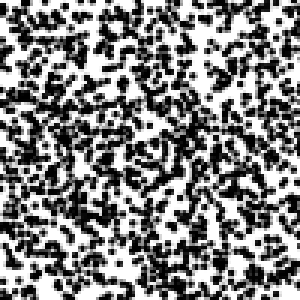
#> input picture test/testing_images/def100_stretch.bmp, 100 x 100 px, given in place of def100_stretch.png, which was not available (shown 3 times larger); the run also reads 1 picture not shown here
$ python jiggle_maker.py
#> lines starting #> are read from the running program, lines starting #| are printed output that depends on the picture; pictures that were not available may be replaced by others from this repository, and a replacement may not be noted
import matplotlib
import matplotlib.pyplot as plt
from matplotlib.collections import PatchCollection
import numpy as np
import imageio
from math import sin,cos
from PIL import Image


'''
Jiggle Maker function for CITS33200 deformation images
    - Produces a reference and deformation images depending on the
      imput deformations
    - Produce a "ground truth" to later compare images with

To Run: python3 jiggle_maker.py
'''


##------------------------------------~~-------------------------------------##
# Set up parameters:
#--------------------

# Min & max - sets the xy limits of the image
min = 0
max = 100


size = 1500     # The number of speckles
inch_size = 1    # The size of the image
dpi = 100        # Dots per inch - will set the pixel width of the image


dot_rad = 0.5  # How big you want the circles to be plotted

ref_name = 'ref100_stretch'
def_name = 'def100_stretch'
gif_name = 'test100_stretch.gif'
gt_name  = 'gt100_stretch'

##------------------------------------~~-------------------------------------##
# Deformation functions:
#-----------------------

def deformation_x(x):
    return 1.0101010101*x # stretch in the x
    #return x+1


def deformation_y(y):
    return 1.0101010101*y

# note: 0.1 = 1 pixel in 500x500 version
##------------------------------------~~-------------------------------------##


# To make the images the same each time (turn this off to generate more images)
np.random.seed(seed=19)

# Use a uniform random distribution
initial_x = np.random.uniform(min, max, size)
initial_y = np.random.uniform(min, max, size)

dpi_inch = np.floor(dpi/inch_size) # Sets the number of pixels you need

def to_bmp(name):
    # Open the file, convert to grey scale
    img = Image.open(name+'.png').convert('L')
    file_out = name + ".bmp"
    img.save(file_out, cmap='gray')

# Plot the image with the required format
def image_plot(x,y,name):
#> called with x = array of shape (1500,), y = array of shape (1500,), name = 'ref100_stretch'
    fig, ax = plt.subplots()
    fig.set_size_inches(inch_size,inch_size)

    # Need to use patches class to get sub-pixel accuracy
    initial_patches=[]

    for i in range(size):
        initial_patches.append(plt.Circle((x[i],y[i]),radius=dot_rad, fc='k', ec='k'))
    ax.add_collection(PatchCollection(initial_patches, edgecolors='k', facecolors='k'))

    # For removing the axis and plotting to the very edge of the image
    ax.set_xlim([min,max])
    ax.set_ylim([min,max])
    ax.axis('off')
    plt.subplots_adjust(top = 1, bottom = 0, right = 1, left = 0,hspace = 0, wspace = 0)

    # Save image in the required format
    plt.savefig( name , bbox_inches=0, pad_inches = 0, dpi=dpi_inch)
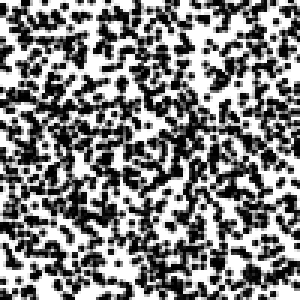
#> figure drawn by matplotlib, 1 panel
    plt.close()
    to_bmp(name)
#> call 2 of image_plot, with x = array of shape (1500,), y = array of shape (1500,), name = 'def100_stretch'
#> in image_plot (call 2), `plt.savefig( name , bbox_inches=0, pad_inches = 0, dpi=dpi_inch)`:
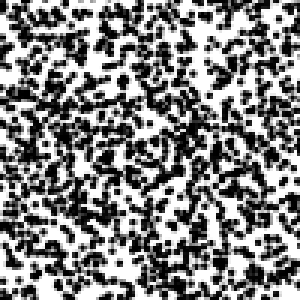
#> figure drawn by matplotlib, 1 panel
#> call 2 of to_bmp, with name = 'def100_stretch'
#> in to_bmp, img is the input picture: PIL image 100x100 L; min 0, max 255, mean 131.6


# Makes a gif for visualisation purposes
def gif_generator():
    images = []
    images.append(imageio.imread(ref_name+'.png'))
    images.append(imageio.imread(def_name+'.png'))

    imageio.mimsave(gif_name, images)


# Return the number of pixels that have not been deformed as we expected
# Because of 'subpixel accuracy - only works for translations'
def check_translations(ref_name, def_name):

    # Load in given images and read their pixels
    ref_img = Image.open(ref_name+'.bmp')
    ref_pixel = ref_img.load()
    def_img = Image.open(def_name+'.bmp')
    def_pixel = def_img.load()

    count = 0
    for test_x in range(min, max):

        for test_y in range(min, max):
            test_x_def = deformation_x(test_x)
            test_y_def = deformation_y(test_y)

            # Points that have been translated outside the image
            if test_x_def >= max or test_y_def >= max or test_x_def <= min or test_y_def <= min:
                continue

            # Check for how many pixels we incorrectly guessed the deformation
            if def_pixel[test_x_def,test_y_def] != ref_pixel[test_x,test_y]:
                count +=1

    return count

def vis_plotter(array,arr_name,im_name):
    ig, ax = plt.subplots()
    imgplot = plt.imshow(array)
    imgplot.set_cmap('YlGnBu')
    ax.set_title(arr_name+" Deformations")
    ax.set_xlabel("X")
    ax.set_ylabel("Y")
    plt.colorbar()
    plt.savefig(im_name)
    plt.close()

def ground_truth(gt_name):
#> called with gt_name = 'gt100_stretch'
    def_x_arr = []
    def_y_arr = []

    for init_x in range(min,max):
        temp_x_arr = []
        temp_y_arr = []
        for init_y in range(min,max):
            fin_x = deformation_x(init_x)
            fin_y = deformation_y(init_y)

            delta_x = fin_x - init_x
            delta_y = fin_y - init_y

            temp_x_arr.append(delta_x)
            temp_y_arr.append(delta_y)

        def_x_arr.append(temp_x_arr)
        def_y_arr.append(temp_y_arr)

    # Convert to numpy arrays
    def_x_arr = np.rot90(np.asarray(def_x_arr))
    def_y_arr = np.rot90(np.asarray(def_y_arr))

    residual_diff = (def_x_arr**2 + def_y_arr**2)**0.5


    vis_plotter(def_x_arr, 'X ground truth', gt_name+'x.png')
#> in vis_plotter, `plt.savefig(im_name)`:
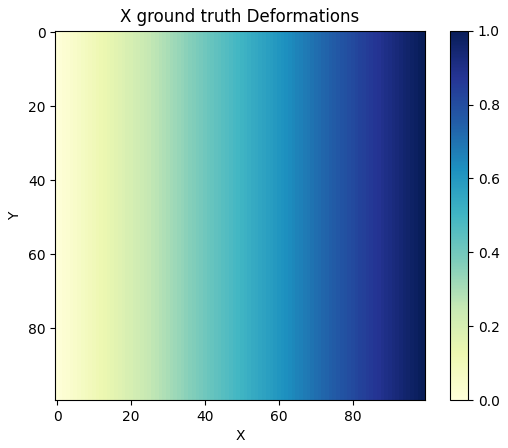
#> figure drawn by matplotlib, 2 panels
    vis_plotter(def_y_arr, 'Y ground truth', gt_name+'y.png')
#> call 2 of vis_plotter, with arr_name = 'Y ground truth', im_name = 'gt100_stretchy.png'
#> in vis_plotter (call 2), `plt.savefig(im_name)`:
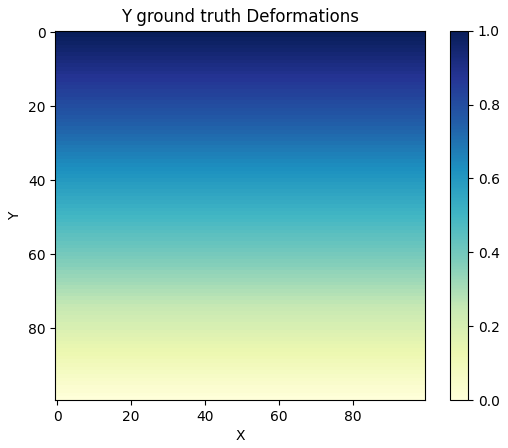
#> figure drawn by matplotlib, 2 panels
    vis_plotter(residual_diff, 'Residual ground truth', gt_name+'r.png')
#> call 3 of vis_plotter, with arr_name = 'Residual ground truth', im_name = 'gt100_stretchr.png'
#> in vis_plotter (call 3), `plt.savefig(im_name)`:
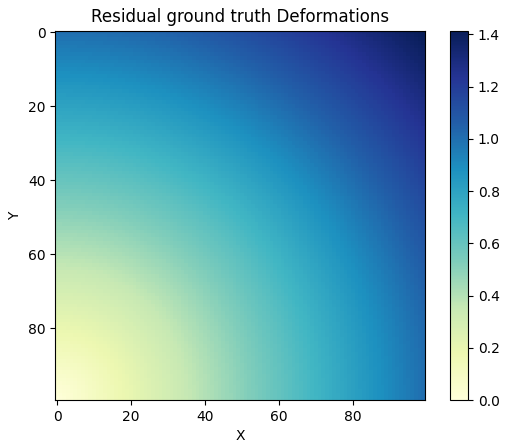
#> figure drawn by matplotlib, 2 panels


##------------------------------------~~-------------------------------------##
# Calling functions:

image_plot(initial_x, initial_y, ref_name)
image_plot(deformation_x(initial_x), deformation_y(initial_y), def_name)
gif_generator()
ground_truth(gt_name)

# Testing for linear translations - subpixel accuracy means stretches wont work
# If we have more than 1 incorrectly prediccted point - notify

#if check_translations(ref_name, def_name) > 0:
#    print('WARNING: not translating as expected')
